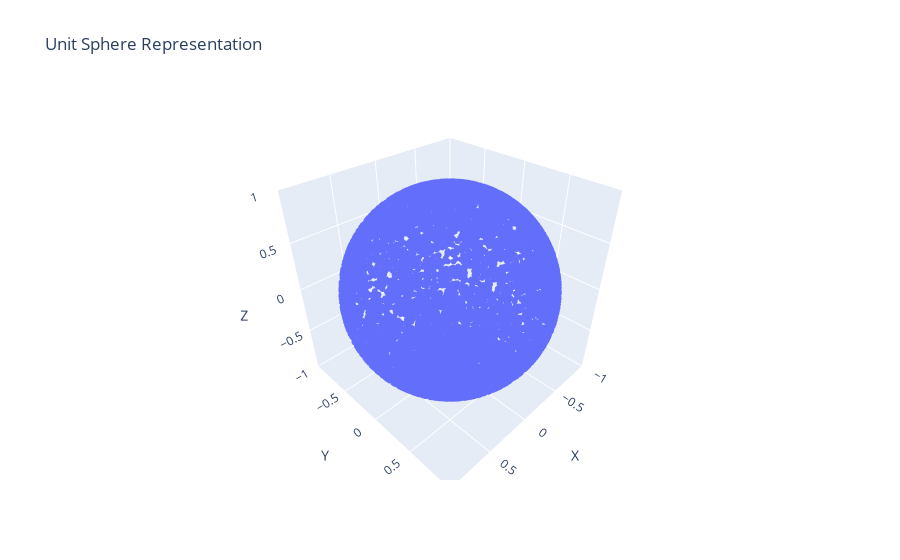

The code cell stored with this chart in its notebook:
### Code cell
# Visualization using Plotly
fig = go.Figure(data=[go.Scatter3d(x=x, y=y, z=z, mode='markers', marker=dict(size=2))])
fig.update_layout(title='Unit Sphere Representation',
                  scene=dict(xaxis=dict(title='X', range=[-1, 1]),
                             yaxis=dict(title='Y', range=[-1, 1]),
                             zaxis=dict(title='Z', range=[-1, 1])))
fig.show()

### Figure 1 — Plotly figure (JSON) as saved in the notebook; plotly's stock layout.template omitted (floating-point values rounded to 4 significant figures; data arrays with more than 128 entries replaced by an {"elided": "..."} marker saying what was removed)
{"data": [{"marker": {"size": 2}, "mode": "markers", "type": "scatter3d", "x": {"elided": "10000 float values"}, "y": {"elided": "10000 float values"}, "z": {"elided": "10000 float values"}}], "layout": {"scene": {"xaxis": {"range": [-1, 1], "title": {"text": "X"}}, "yaxis": {"range": [-1, 1], "title": {"text": "Y"}}, "zaxis": {"range": [-1, 1], "title": {"text": "Z"}}}, "title": {"text": "Unit Sphere Representation"}}}
